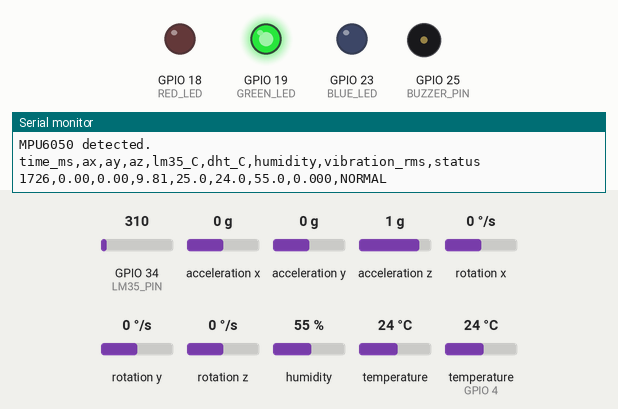
Simulated run of this sketch. Board: ESP32. On the bench: output pins drawn as LEDs (lit = HIGH), buzzer (waves = sounding), the last lines printed to the serial monitor. The inputs (shaded band) are chosen by the test bench; at power-on: temperature (sensor on GPIO 4) 24 °C, GPIO 34 (LM35_PIN) = 310, acceleration x 0 g, acceleration y 0 g, acceleration z 1 g, rotation x 0 °/s, rotation y 0 °/s, rotation z 0 °/s, humidity 55 %, temperature 24 °C (analog values on the 0–4095 scale).

Above: at 2.2 s.
2.3 s: temperature (sensor on GPIO 4) set to 39.6 °C
6.3 s: temperature (sensor on GPIO 4) set to 40.7 °C
At 9.0 s:
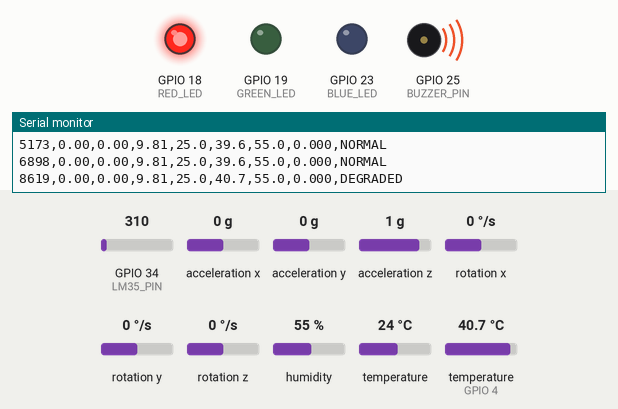
10.1 s: temperature (sensor on GPIO 4) set to 12 °C
At 13.2 s:
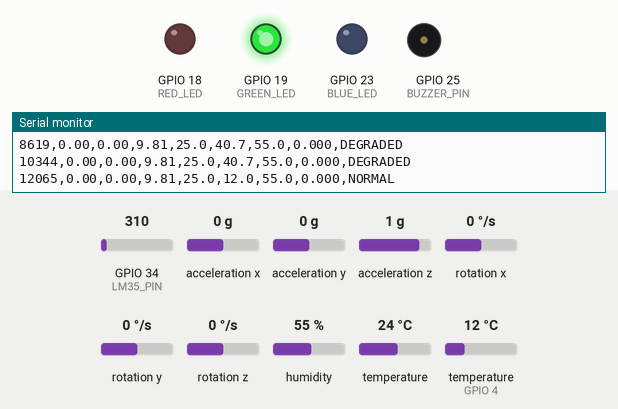
13.5 s: temperature (sensor on GPIO 4) set to 41 °C
At 16.4 s:
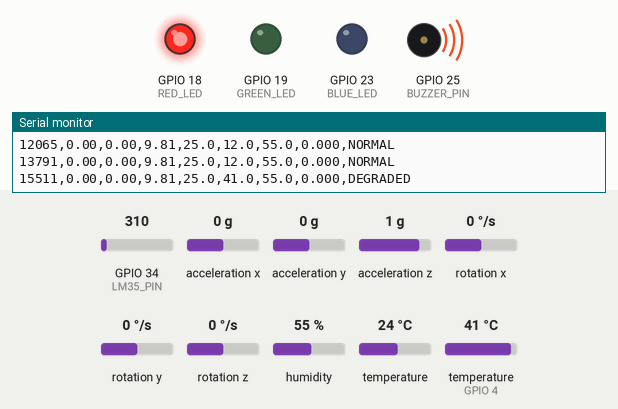
Timing chart, 0 to 17.9 s (numbered marks = the images above; inputs shaded):
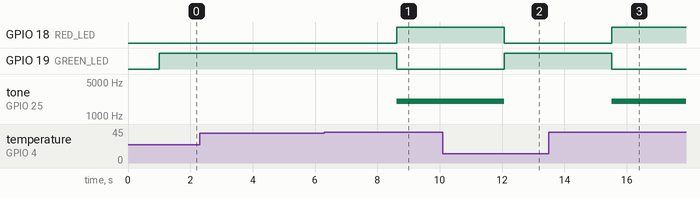

Measured:
- the behaviour switches between 40 and 40.1 °C on temperature (sensor on GPIO 4) (found by bisection; images 0 and 1)
- after the input at 6.3 s, GPIO 18 (RED_LED): LOW → HIGH after 2.3 s; GPIO 19 (GREEN_LED): HIGH → LOW after 2.3 s; tone on GPIO 25 (BUZZER_PIN): silent → 2000 Hz after 2.3 s
- after the input at 10.1 s, GPIO 18 (RED_LED): HIGH → LOW after 2.0 s; GPIO 19 (GREEN_LED): LOW → HIGH after 2.0 s; tone on GPIO 25 (BUZZER_PIN): 2000 Hz → silent after 2.0 s
- after the input at 13.5 s, GPIO 18 (RED_LED): LOW → HIGH after 2.0 s; GPIO 19 (GREEN_LED): HIGH → LOW after 2.0 s; tone on GPIO 25 (BUZZER_PIN): silent → 2000 Hz after 2.0 s

The sketch:

radar_health_monitor.ino
```cpp
#include <Wire.h>
#include <Adafruit_MPU6050.h>
#include <Adafruit_Sensor.h>
#include <DHT.h>
#include <math.h>

// ---------- SENSOR OBJECTS ----------
Adafruit_MPU6050 mpu;

#define LM35_PIN   34
#define DHT_PIN    4
#define DHT_TYPE   DHT22

// ---------- OUTPUT PINS ----------
#define RED_LED    18
#define GREEN_LED  19
#define BLUE_LED   23
#define BUZZER_PIN 25

DHT dht(DHT_PIN, DHT_TYPE);

// ---------- DEMO SETTINGS ----------
const int SAMPLE_COUNT = 100;
const unsigned long SAMPLE_DELAY_MS = 5;
const unsigned long DHT_INTERVAL_MS = 2500;

// These are demonstration thresholds, NOT certified
// radar equipment limits. Calibrate before interpreting.
const float VIBRATION_LIMIT = 1.5f;  // m/s^2 RMSa
const float EQUIPMENT_TEMP_LIMIT = 40.0f; // degrees C
const float AMBIENT_TEMP_LIMIT = 40.0f;  // degrees C

float dhtTempC = NAN;
float humidity = NAN;
unsigned long lastDHTRead = 0;

bool mpuReady = false;

void setLEDs(bool red, bool green, bool blue) {
  digitalWrite(RED_LED, red);
  digitalWrite(GREEN_LED, green);
  digitalWrite(BLUE_LED, blue);
}

void buzzerOn() {
  ledcWriteTone(BUZZER_PIN, 2000);
}

void buzzerOff() {
  ledcWriteTone(BUZZER_PIN, 0);
}

void setup() {
  Serial.begin(115200);
  delay(1000);

  pinMode(RED_LED, OUTPUT);
  pinMode(GREEN_LED, OUTPUT);
  pinMode(BLUE_LED, OUTPUT);

  setLEDs(false, false, true);
  buzzerOff();

  // ESP32 Arduino core 3.x LEDC API.
  if (!ledcAttach(BUZZER_PIN, 2000, 8)) {
    Serial.println("ERROR: Buzzer PWM setup failed.");
  }

  Wire.begin(21, 22);
  analogReadResolution(12);

  dht.begin();

  Serial.println("Smart Radar Equipment Health Monitor");
  Serial.println("Initializing MPU6050...");

  if (!mpu.begin()) {
    Serial.println("ERROR: MPU6050 not detected.");
    setLEDs(true, false, false);

    while (true) {
      delay(100);
    }
  }

  mpu.setAccelerometerRange(MPU6050_RANGE_4_G);
  mpu.setFilterBandwidth(MPU6050_BAND_44_HZ);

  mpuReady = true;

  Serial.println("MPU6050 detected.");
  Serial.println(
    "time_ms,ax,ay,az,lm35_C,dht_C,humidity,"
    "vibration_rms,status"
  );

  setLEDs(false, true, false);
}

void loop() {
  if (!mpuReady) {
    delay(100);
    return;
  }

  float axValues[SAMPLE_COUNT];
  float ayValues[SAMPLE_COUNT];
  float azValues[SAMPLE_COUNT];

  float meanX = 0.0f;
  float meanY = 0.0f;
  float meanZ = 0.0f;

  // ---------- 1. COLLECT ACCELERATION ----------
  for (int i = 0; i < SAMPLE_COUNT; i++) {
    sensors_event_t a, g, temp;
    mpu.getEvent(&a, &g, &temp);

    axValues[i] = a.acceleration.x;
    ayValues[i] = a.acceleration.y;
    azValues[i] = a.acceleration.z;

    meanX += axValues[i];
    meanY += ayValues[i];
    meanZ += azValues[i];

    delay(SAMPLE_DELAY_MS);
  }

  meanX /= SAMPLE_COUNT;
  meanY /= SAMPLE_COUNT;
  meanZ /= SAMPLE_COUNT;

  // Remove the average acceleration vector, including
  // the approximate gravity component, over this window.
  float sumSquared = 0.0f;

  for (int i = 0; i < SAMPLE_COUNT; i++) {
    float dx = axValues[i] - meanX;
    float dy = ayValues[i] - meanY;
    float dz = azValues[i] - meanZ;

    sumSquared += dx * dx + dy * dy + dz * dz;
  }

  float vibrationRMS = sqrtf(sumSquared / SAMPLE_COUNT);

  // Last sample for display only.
  float ax = axValues[SAMPLE_COUNT - 1];
  float ay = ayValues[SAMPLE_COUNT - 1];
  float az = azValues[SAMPLE_COUNT - 1];

  // ---------- 2. READ LM35 ----------
  // Approximate conversion. ADC calibration is still needed.
  int raw = analogRead(LM35_PIN);
  float voltage = raw * (3.3f / 4095.0f);
  float equipmentTempC = voltage * 100.0f;

  // ---------- 3. READ DHT22 PERIODICALLY ----------
  unsigned long now = millis();

  if (lastDHTRead == 0 ||
      now - lastDHTRead >= DHT_INTERVAL_MS) {

    float newTemp = dht.readTemperature();
    float newHumidity = dht.readHumidity();

    if (!isnan(newTemp) && !isnan(newHumidity)) {
      dhtTempC = newTemp;
      humidity = newHumidity;
    }

    lastDHTRead = now;
  }

  // ---------- 4. CLASSIFY DEMO STATUS ----------
  bool vibrationHigh = vibrationRMS > VIBRATION_LIMIT;
  bool equipmentTempHigh =
      equipmentTempC > EQUIPMENT_TEMP_LIMIT;

  bool ambientTempHigh =
      !isnan(dhtTempC) &&
      dhtTempC > AMBIENT_TEMP_LIMIT;

  bool degraded =
      vibrationHigh || equipmentTempHigh || ambientTempHigh;

  // Blue = normal monitoring, red = threshold exceeded.
  setLEDs(degraded, !degraded, false);

  if (degraded) {
    buzzerOn();
  } else {
    buzzerOff();
  }

  // ---------- 5. SEND DATA TO LAPTOP ----------
  Serial.print(now);
  Serial.print(",");
  Serial.print(ax, 2);
  Serial.print(",");
  Serial.print(ay, 2);
  Serial.print(",");
  Serial.print(az, 2);
  Serial.print(",");
  Serial.print(equipmentTempC, 1);
  Serial.print(",");

  if (isnan(dhtTempC)) Serial.print("NaN");
  else Serial.print(dhtTempC, 1);

  Serial.print(",");

  if (isnan(humidity)) Serial.print("NaN");
  else Serial.print(humidity, 1);

  Serial.print(",");
  Serial.print(vibrationRMS, 3);
  Serial.print(",");
  Serial.println(degraded ? "DEGRADED" : "NORMAL");

  delay(1000);
}
```
